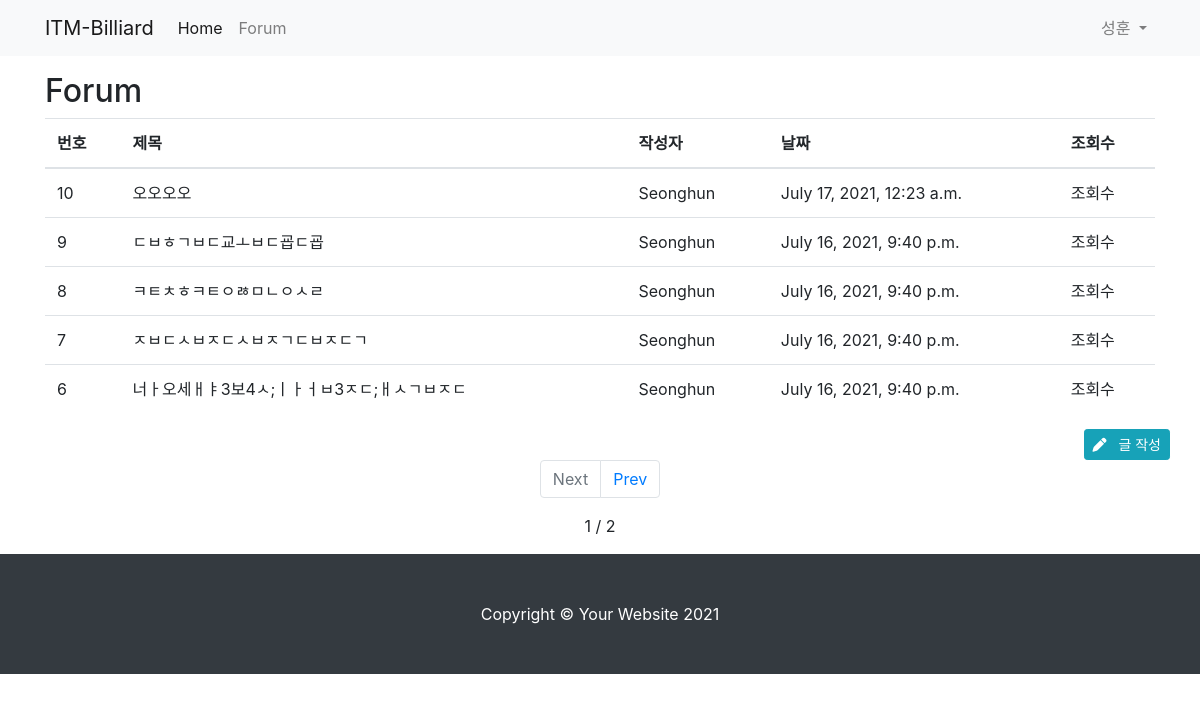
The app's page /forum/ (signed in), older data.
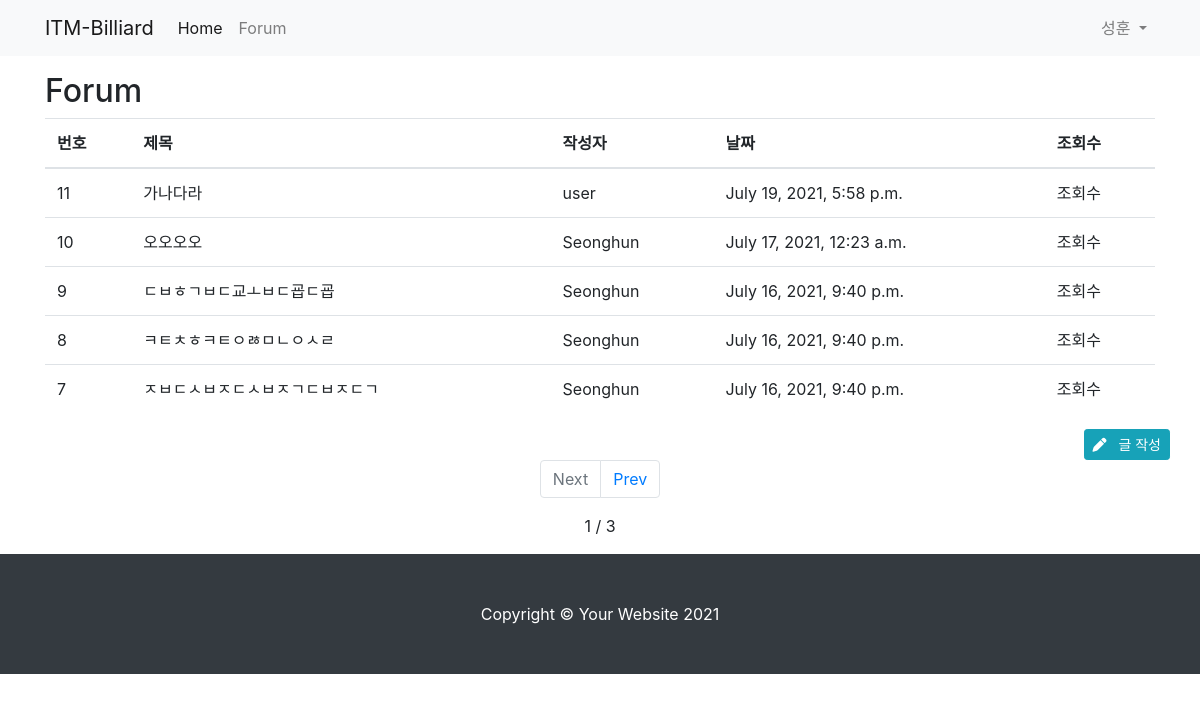
The same page, newer data.
### forum/models.py (models this page shows, shortened)
class Post(models.Model):
    title = models.CharField(max_length=30)
    content = MarkdownxField()
    created_at = models.DateTimeField(auto_now_add=True)
    updated_at = models.DateTimeField(auto_now=True)
    author = models.ForeignKey(User, null=True ,on_delete=models.SET_NULL)
    def get_absolute_url(self):
        return f'/forum/{self.pk}/'

### forum/views.py (the view)
# urls.py: path('', views.PostList.as_view()),
class PostList(ListView):
    model = Post
    ordering = '-pk'
    paginate_by = 5

### forum/templates/forum/post_list.html (shortened to what this page needs)
{% extends 'forum/base.html' %}
{% block main_area %}
<h2>Forum</h2>
<table class="table table-hover">
  <thead>
    <tr>
      <th>번호</th>
      <th>제목</th>
      <th>작성자</th>
      <th>날짜</th>
      <th>조회수</th>
    </tr>
  </thead>
  <tbody>
    {% if post_list.exists %}
    {% for p in post_list %}
    <tr onClick="location.href='{{ p.get_absolute_url }}'">
      <td>{{ p.pk }}</td>
      <td>{{ p.title }}</td>
      <td>{{ p.author }}</td>
      <td>{{ p.created_at }}</td>
      <td>조회수</td>
    </tr>
    {% endfor %}
    {% else %}
    <h3>아직 게시물이 없습니다.</h3>
    {% endif %}
  </tbody>
</table>
{% if user.is_authenticated %}
<div class="row">
  <a class="btn btn-info btn-sm ml-auto" role="button" href="/forum/create_post">
    <i class="fas fa-pen"></i>
    &nbsp;&nbsp;글 작성
  </a>
</div>
{% endif %}
{% if is_paginated %}
<nav aria-label="Page navigation example">
  <ul class="pagination justify-content-center">
    <div class="row">
      {% if page_obj.has_previous %}
      <li class="page-item">
        <a class="page-link" href="?page={{ page_obj.previous_page_number }}">Next</a>
      </li>
      {% else %}
      <li class="page-item disabled">
        <a class="page-link" href="#" tabindex="-1" aria-disabled="true">Next</a>
      </li>
      {% endif %}
      {% if page_obj.has_next %}
      <li class="page-item">
        <a class="page-link" href="?page={{ page_obj.next_page_number }}">Prev</a>
      </li>
      {% else %}
      <li class="page-item disabled">
        <a class="page-link" href="#" tabindex="-1" aria-disabled="true">Prev</a>
      </li>
      {% endif %}
    </div>
  </ul>
  <span class="row current justify-content-center mt-0">
    {{ page_obj.number }} / {{ page_obj.paginator.num_pages }}
  </span>
</nav>
{% endif %}
{% endblock %}

### forum/templates/forum/base.html (shortened to what this page needs)
<!DOCTYPE html>
{% load static %}
<html lang="ko">
<head>
    <link rel="stylesheet" href="{% static 'forum/bootstrap/bootstrap.min.css' %}" media="screen">
</head>
<body>
    {% include 'forum/navbar.html' %}
    <div class="container my-3">
        <div class="row">
            <div class="col-12" id="main-area">
                {% block main_area %}
                {% endblock %}
            </div>
        </div>
    </div>
    {% include 'forum/footer.html' %}
</body>
</html>

### forum/templates/forum/navbar.html (shortened to what this page needs)
{% load socialaccount %}
<nav class="navbar navbar-expand-lg navbar-light bg-light">
    <div class="container">
        <a class="navbar-brand" href="/">ITM-Billiard</a>
        <div class="collapse navbar-collapse" id="navbarNavDropdown">
            <ul class="navbar-nav">
                <li class="nav-item active">
                    <a class="nav-link" href="/">Home</a>
                </li>
                <li class="nav-item">
                    <a class="nav-link" href="/forum/">Forum</a>
                </li>
            </ul>
            <ul class="navbar-nav ml-auto">
                {% if user.is_authenticated %}
                <li class="nav-item dropdown">
                    <a class="nav-link dropdown-toggle" href="#" id="navbarDropdownMenuLink" role="button"
                        data-toggle="dropdown" aria-haspopup="true" aria-expanded="false">
                        {{ user.first_name }}
                    </a>
                </li>
                {% else %}
                <li class="nav-item">
                    <a class="nav-link" href="#" data-toggle="modal" data-target="#loginModal">Log In</a>
                </li>
                {% endif %}
            </ul>
        </div>
    </div>
</nav>

### forum/templates/forum/footer.html
<footer class="py-5 bg-dark">
    <div class="container">
        <p class="m-0 text-center text-white">
            Copyright &copy; Your Website 2021
        </p>
    </div>
</footer>

Row changes from the older to the newer data that the page shows:
no longer on this page (row unchanged): Post: pk "6", title "너ㅏ오세ㅐㅑ3보4ㅅ;ㅣㅏㅓㅂ3ㅈㄷ;ㅐㅅㄱㅂㅈㄷ", author "Seonghun", created_at "July 16, 2021, 9:40 p.m."
added Post: pk "11", title "가나다라", author "user", created_at "July 19, 2021, 5:58 p.m."
Text that changed along with them:
{{ page_obj.paginator.num_pages }}: "2" → "3"
